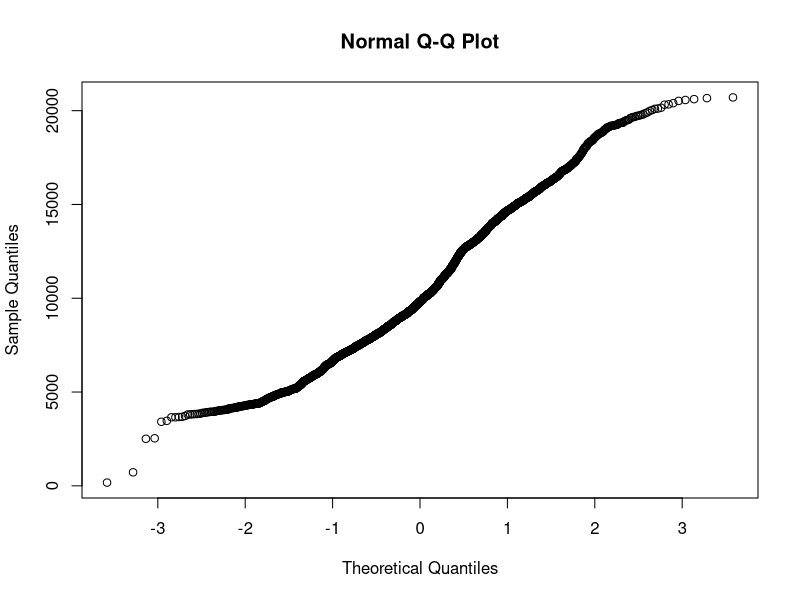
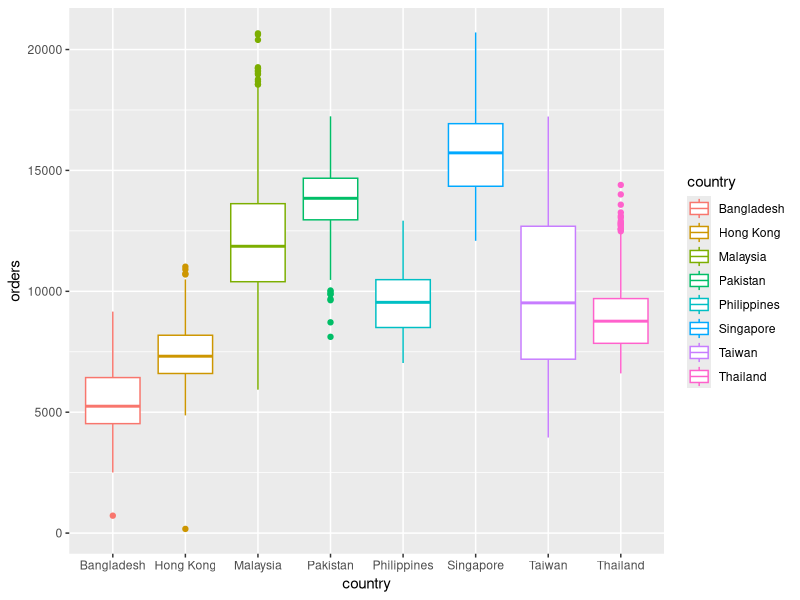
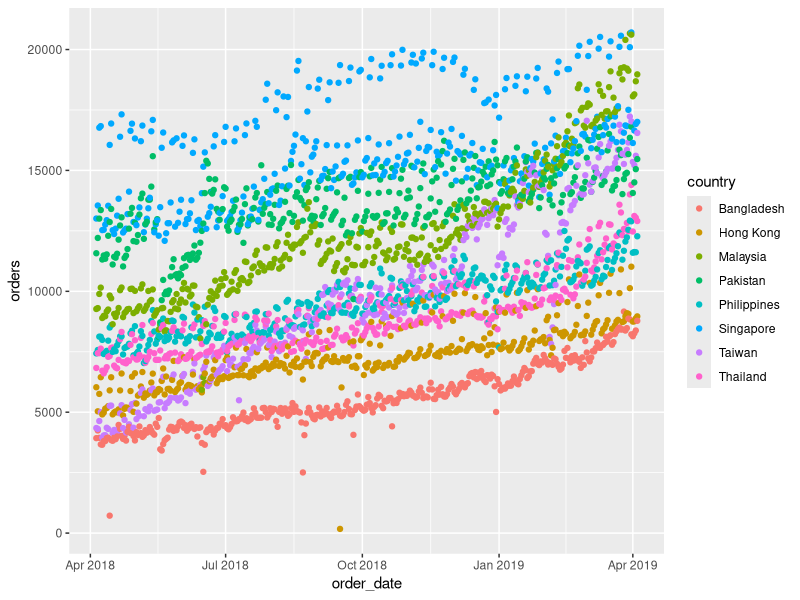
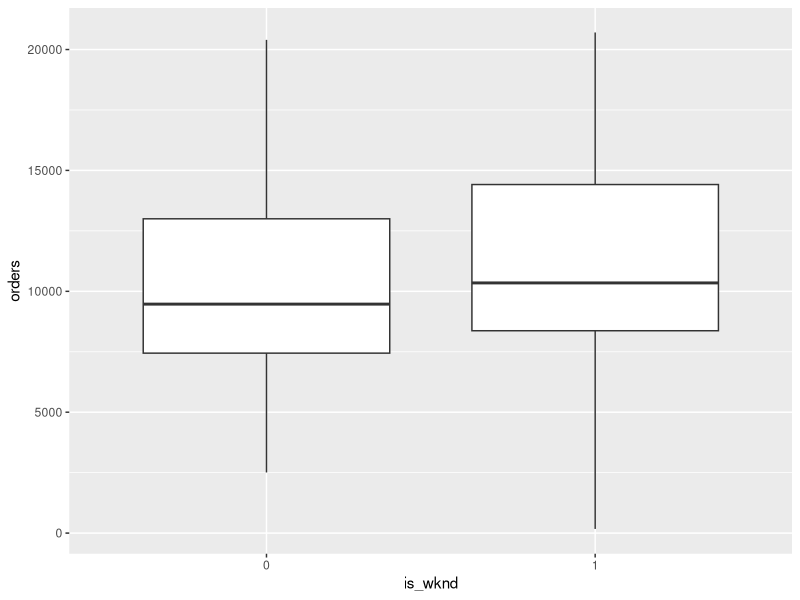
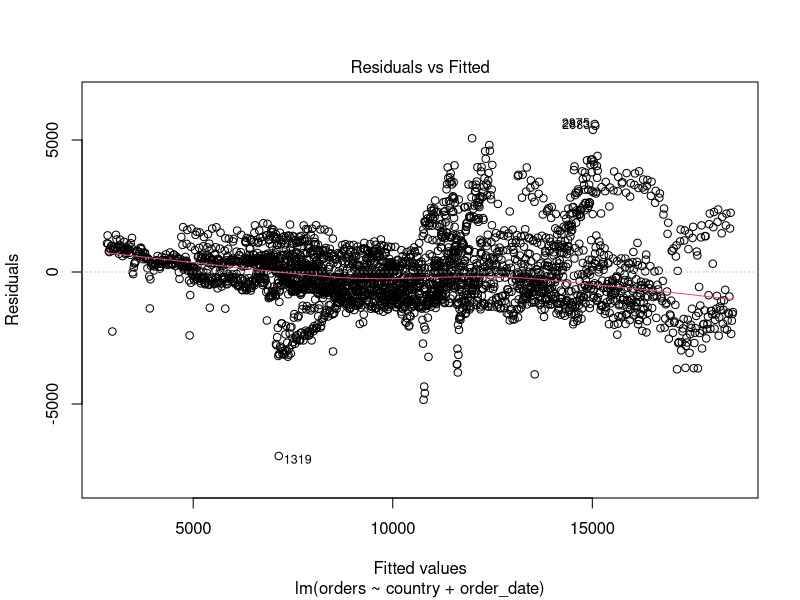
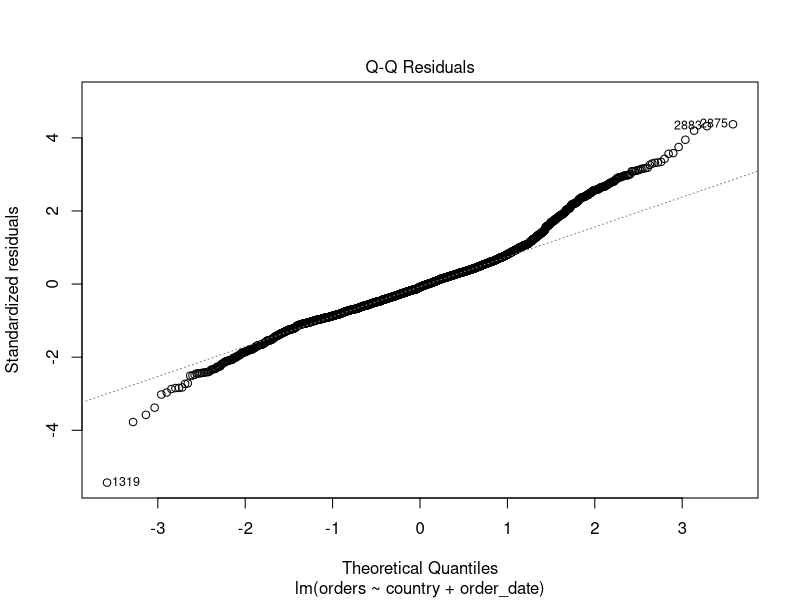
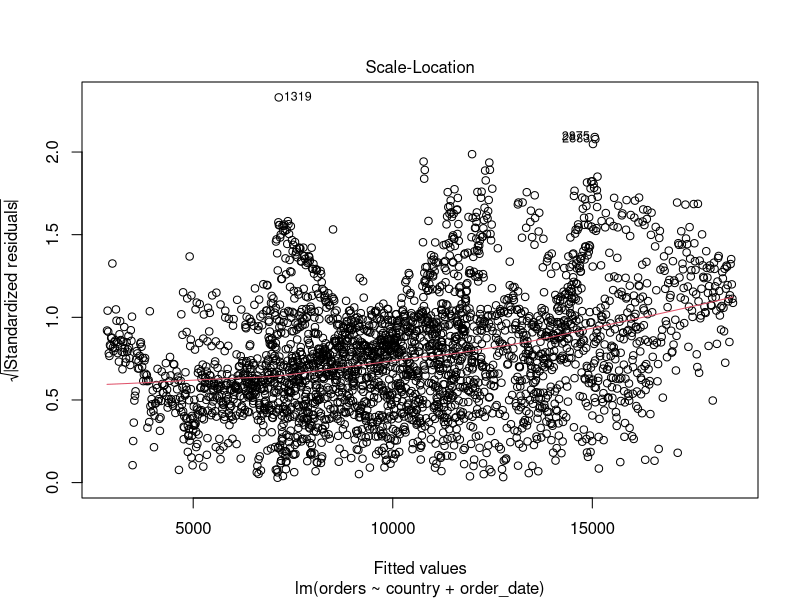
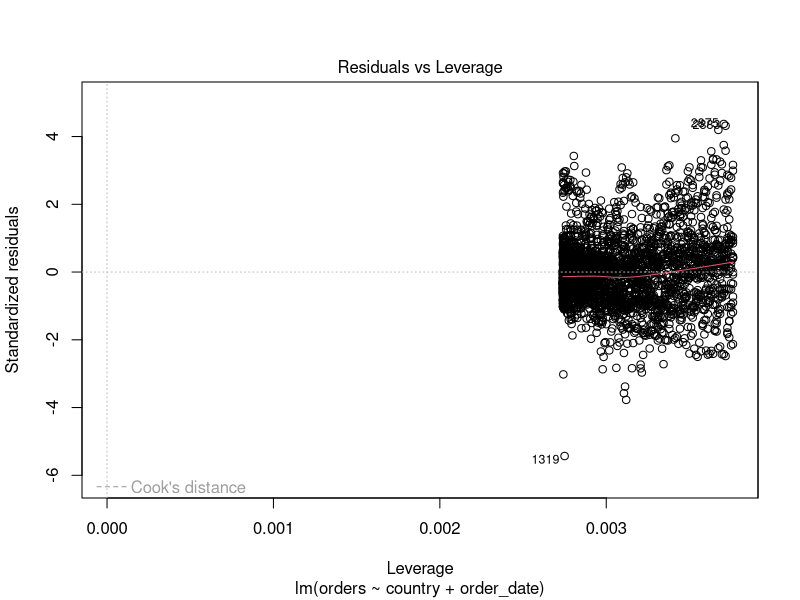

Generate these figures, in order, with R:
rm(list=ls())
library(ggplot2)
library(dplyr)
library(tidyverse)
library(readxl)
library(magrittr)
library(car)


##HELPER FUNCTIONS
is_wknd<-function(x){
  var=0
  if(x %in% c("Saturday","Sunday")){
    var=1
  }
  return(var)
}
frame_prep<-function(df){
  

df$month<-as.numeric(format(as.Date(df$order_date), "%y%m"))
df$day<-strftime(df$order_date,"%A")
df<-df %>% select(order_date,country,orders,utr,month,day)

df$is_wknd<-as.factor(sapply(df$day,is_wknd))
#initializee dummies
months<-unique(df$month)
rvec<-c()
for(d in df$month){
  for(i in seq(1,13)){
    if(d==months[i]){
      rvec<-c(rvec,i)
    }
  } 
}
df$time<-rvec 
df$country<-as.factor(df$country)
df$order_date<-as.Date(df$order_date)

return(df)
}
center_this <- function(x){
  (x - mean(x, na.rm=TRUE))
}
generate_2019<-function(lm,transform){
  base_date<-as.Date(max(df$order_date))
  base_scale_date<-max(df_lm$order_date)
  predict_frame<-data.frame(base_date,base_scale_date,"")
  colnames(predict_frame)<-c("date","order_date","country")
  while(base_date<as.Date("2020-01-01")){
    tmp<-data.frame(rep(base_date,8),rep(base_scale_date,8),c("Singapore","Thailand","Taiwan","Malaysia","Pakistan","Hong Kong","Philippines","Bangladesh"))
    colnames(tmp)<-c("date","order_date","country")
    predict_frame<-rbind(predict_frame,tmp)
    base_scale_date=base_scale_date+(2/365)
    base_date=base_date+1
  }
  predict_frame<-as.tbl(predict_frame)
  predict_frame<-predict_frame[-1,]
  predict_frame$day<-strftime(predict_frame$date,"%A")
  predict_frame$is_wknd<-sapply(predict_frame$day,is_wknd)
  predict_frame$is_wknd<-as.factor(predict_frame$is_wknd)
  predict_frame$pred_orders<-predict(lm,predict_frame)
  if(transform=="square"){
    predict_frame$pred_orders<-predict_frame$pred_orders^2
  }
  else if (transform=="exp"){
    predict_frame$pred_orders<-exp(predict_frame$pred_orders)
  }
  else{}
  predict_frame<- predict_frame %>% select(date,country,pred_orders)
  colnames(predict_frame)<-c("order_date","country","orders")
  prdf<-df %>%  select(order_date,country,orders)
  prdf<-rbind(prdf,predict_frame)
  return(prdf)
}

#DATA LOADING + CLEANING    
df<-read_excel('data.xlsx')
df<-frame_prep(df)

#DATASET EXPLORATION
qqnorm(df$orders) #qqplot heavy tailed normal distribution
ggplot(data=df,aes(x=country,y=orders,colour=country))+geom_boxplot() #boxplot country x orders
ggplot(data=df,aes(x=order_date,y=orders,colour=country))+geom_point()
ggplot(data=df,aes(x=is_wknd,y=orders))+geom_boxplot() #boxplot weekend x orders
###########REGRESSION: WKND X COUNTRY X TIME###########

#DF PREP
df_lm<-df %>% select(order_date,country,orders,is_wknd) #select fields
df_lm<-df_lm %>% mutate(order_date=as.vector(scale(order_date)))#scale order dates

#PAIRWISE CORRELATIONS
cor(df_lm$orders,df_lm$order_date) #shows little pairwise correl between day and orders
pairwise.t.test(df_lm$orders, df_lm$country,p.adjust.method = "BH", pool.sd = TRUE)#heavy tailed normal so t test
pairwise.t.test(df_lm$orders,df_lm$is_wknd,p.adjust.method = "BH", pool.sd = FALSE)

#REGRESSIONS

lm_no_int<-lm(orders~country+order_date,data=df_lm)
lm_int<-lm(orders~country*order_date,data=df_lm)
lm_log_int<-lm(log(orders)~country*order_date,data=df_lm)
lm_three_way<-lm(orders~country*order_date*is_wknd,data=df_lm)
summary(lm_no_int)
summary(lm_int)
summary(lm_log_int)
summary(lm_three_way)
plot(lm_no_int)
plot(lm_int)
plot(lm_log_int)
plot(lm_three_way)
AIC(lm_no_int,lm_int,lm_log_int,lm_three_way)
car::vif(lm_no_int)
car::vif(lm_int)
car::vif(lm_log_int)
car::vif(lm_three_way)

#REGRESSION VIZ
df_test_sg_wknd <-df_lm %>% filter(country=="Singapore",is_wknd==1)
predicted_df <- as.tbl(data.frame(order_pred = predict(lm_three_way, df_test_sg_wknd,interval="confidence"), order_date=df_test_sg_wknd$order_date))
ggplot(predicted_df ,aes(x=order_date))+geom_line(aes(y=order_pred.lwr),linetype="dotted")+geom_line(aes(y=order_pred.fit),colour="#ff007f")+ geom_line(aes(y=order_pred.upr),linetype="dotted") + labs(x="scale_order_date",y="orders",title="Regression with confidence interval for SG orders on weekend")

##########USING REGRESSION TO PREDICT 2019#################
df_19<-generate_2019(lm_three_way,"")
df_19$month<-strftime(df_19$order_date,"%m")
ggplot(df_19 %>% group_by(country,month) %>% summarise(sum(orders)),aes(x=month,y=`sum(orders)`,colour=country,group=country))+geom_line()
